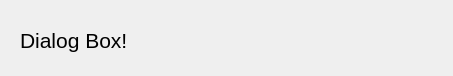
<?xml version="1.0" encoding="UTF-8"?>
<ui version="4.0">
 <class>Dialog</class>
 <widget class="QDialog" name="Dialog">
  <property name="geometry">
   <rect>
    <x>0</x>
    <y>0</y>
    <width>453</width>
    <height>76</height>
   </rect>
  </property>
  <property name="windowTitle">
   <string>Dialog</string>
  </property>
  <widget class="QLabel" name="label">
   <property name="geometry">
    <rect>
     <x>20</x>
     <y>20</y>
     <width>381</width>
     <height>41</height>
    </rect>
   </property>
   <property name="font">
    <font>
     <pointsize>16</pointsize>
    </font>
   </property>
   <property name="text">
    <string>Dialog Box!</string>
   </property>
  </widget>
 </widget>
 <resources/>
 <connections/>
</ui>
